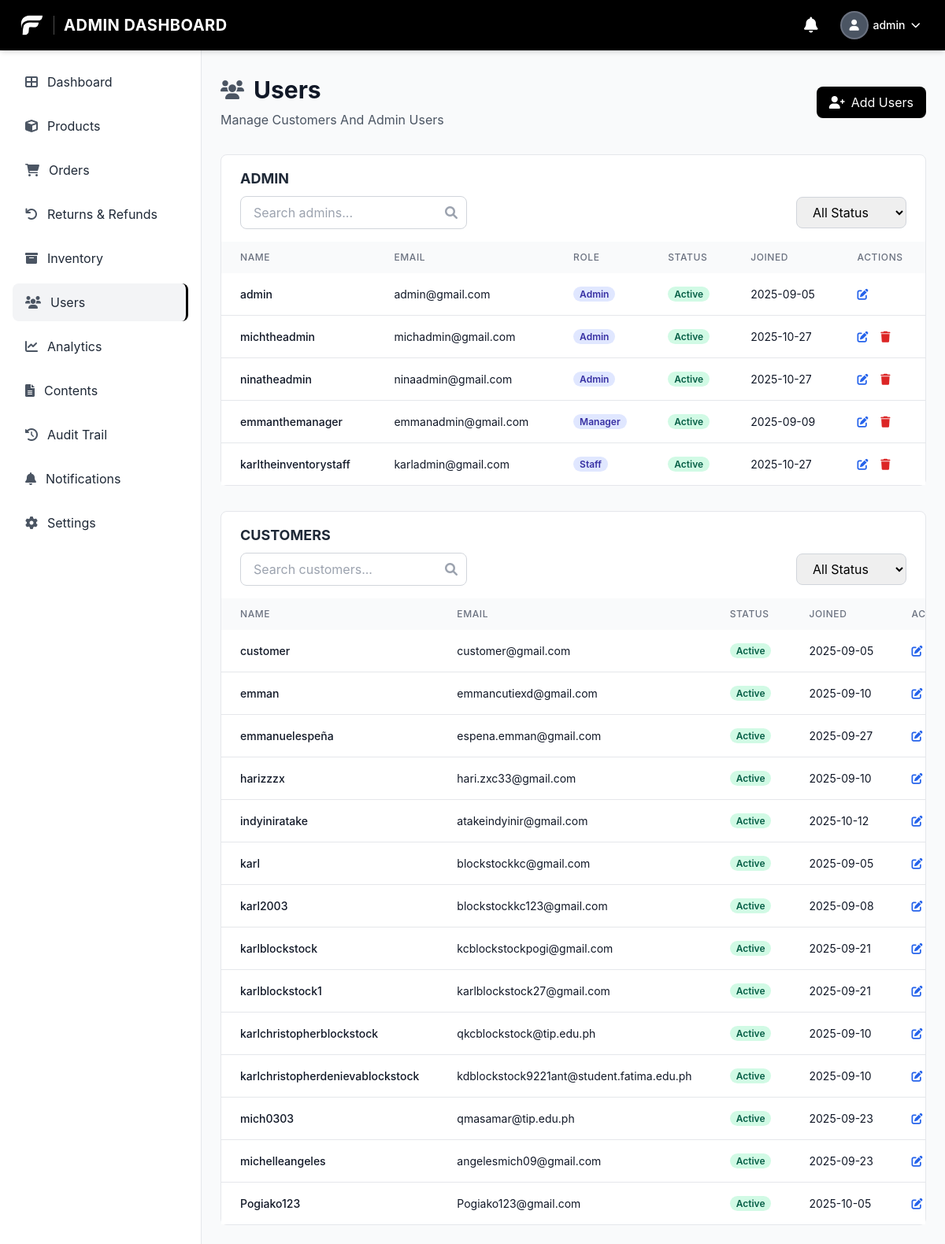
/admin/users.php (signed in), run on an earlier commit of the app's database.
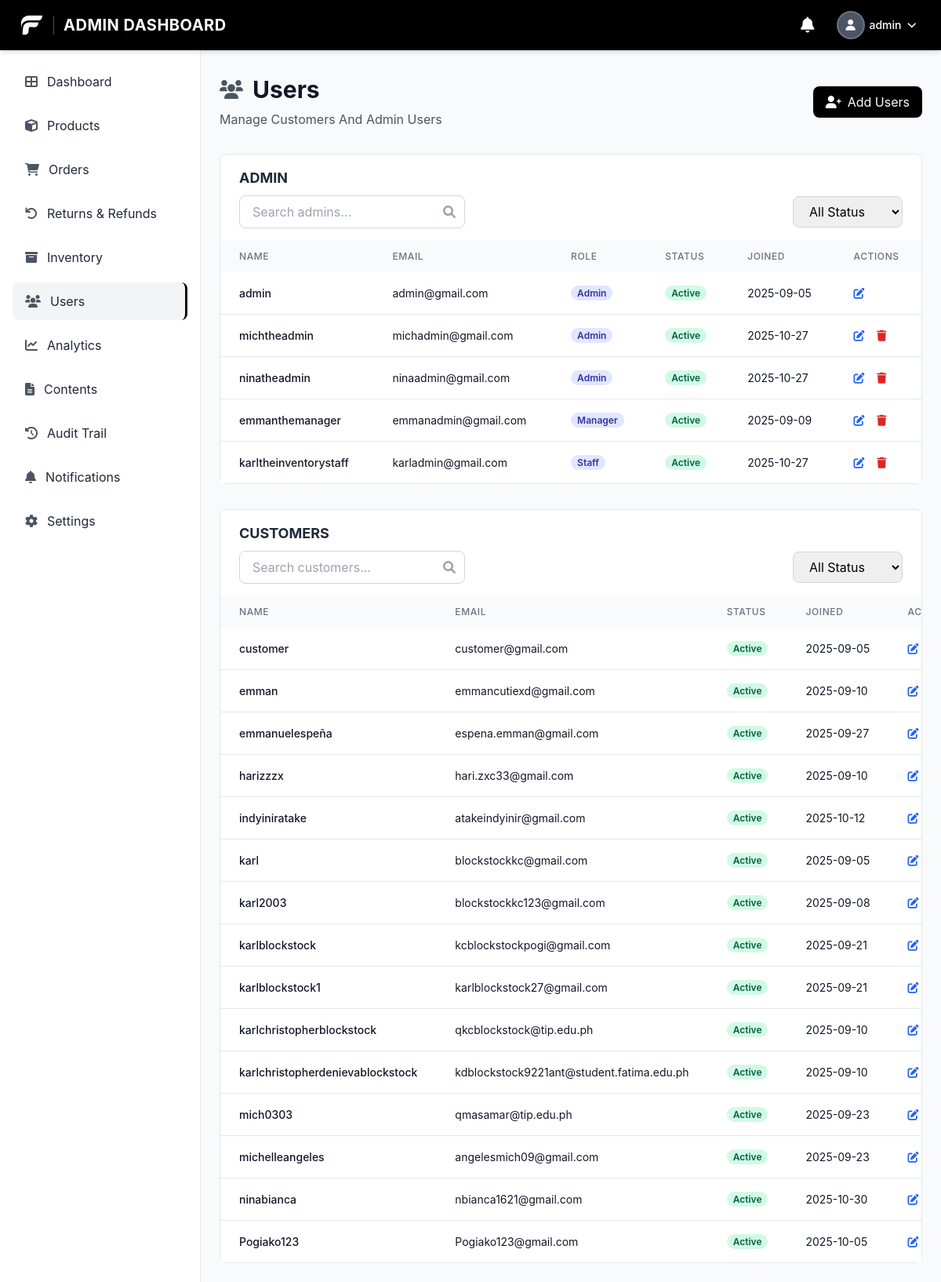
And on a later commit of the database.
### tables this page shows
CREATE TABLE `users` (
  `user_id` bigint(20) UNSIGNED NOT NULL,
  `username` varchar(100) NOT NULL,
  `email` varchar(150) NOT NULL,
  `phone` varchar(20) DEFAULT NULL,
  `date_of_birth` date DEFAULT NULL,
  `address` varchar(255) DEFAULT NULL,
  `password_hash` varchar(255) DEFAULT NULL,
  `google_id` varchar(255) DEFAULT NULL,
  `role` enum('admin','manager','staff','customer') NOT NULL DEFAULT 'customer',
  `status` enum('active','inactive','suspended') NOT NULL DEFAULT 'active',
  `created_at` timestamp NOT NULL DEFAULT current_timestamp(),
  `updated_at` timestamp NOT NULL DEFAULT current_timestamp() ON UPDATE current_timestamp(),
  `last_login` timestamp NULL DEFAULT NULL,
  `first_name` varchar(100) DEFAULT NULL,
  `last_name` varchar(100) DEFAULT NULL,
  `profile_picture` varchar(255) DEFAULT NULL,
  `otp` varchar(6) DEFAULT NULL,
  `otp_expiry` datetime DEFAULT NULL
);

### admin/users.php (the view, shortened to what the rows shown need)
<?php
$pdo = getDBConnection();
$isAdmin = isset($_SESSION['role']) && $_SESSION['role'] === 'admin';
$adminConds = ["role IN ('admin','manager','staff')"];
$adminParams = [];
$adminWhere = 'WHERE ' . implode(' AND ', $adminConds);
$adminSql = "SELECT user_id, username, email, role, status, created_at FROM users $adminWhere ORDER BY FIELD(role,'admin','manager','staff'), username";
$adminStmt = $pdo->prepare($adminSql);
$adminStmt->execute($adminParams);
$admins = $adminStmt->fetchAll();
$custConds = ["role = 'customer'"];
$custParams = [];
$custWhere = 'WHERE ' . implode(' AND ', $custConds);
$custSql = "SELECT user_id, username, email, role, status, created_at FROM users $custWhere ORDER BY username";
$custStmt = $pdo->prepare($custSql);
$custStmt->execute($custParams);
$customers = $custStmt->fetchAll();
?>
<!DOCTYPE html>
<html lang="en">
<head>
    <script src="https://cdn.tailwindcss.com"></script>
    <link href="https://cdnjs.cloudflare.com/ajax/libs/font-awesome/6.0.0/css/all.min.css" rel="stylesheet">
    <link rel="stylesheet" href="../css/style.css">
</head>
<body class="font-body bg-gray-50">
    <?php require_once '../includes/admin_header.php'; ?>
    <main class="ml-64 pt-24 pb-6 px-6">
        <div class="mb-8">
            <div class="flex items-center justify-between">
                <div>
                    <div class="flex items-center space-x-3 mb-2"><i class="fas fa-users text-2xl text-gray-600"></i><h1 class="text-3xl font-bold text-gray-900">Users</h1></div>
                </div>
            </div>
        </div>
        <div class="bg-white rounded-lg border border-gray-200 mb-8">
            <div class="overflow-x-auto">
                <table class="w-full">
                    <thead class="bg-gray-50"><tr>
                        <th class="px-6 py-3 text-left text-xs font-medium text-gray-500 uppercase tracking-wider">Name</th>
                        <th class="px-6 py-3 text-left text-xs font-medium text-gray-500 uppercase tracking-wider">Email</th>
                        <th class="px-6 py-3 text-left text-xs font-medium text-gray-500 uppercase tracking-wider">Role</th>
                        <th class="px-6 py-3 text-left text-xs font-medium text-gray-500 uppercase tracking-wider">Status</th>
                        <th class="px-6 py-3 text-left text-xs font-medium text-gray-500 uppercase tracking-wider">Joined</th>
                        <th class="px-6 py-3 text-left text-xs font-medium text-gray-500 uppercase tracking-wider">Actions</th>
                    </tr></thead>
                    <tbody class="bg-white divide-y divide-gray-200">
                    <?php if (empty($admins)): ?>
                        <tr><td colspan="6" class="px-6 py-12 text-center text-gray-500"><i class="fas fa-users text-4xl mb-4"></i><p>No admin/staff accounts</p></td></tr>
                    <?php else: foreach ($admins as $u): ?>
                        <tr class="hover:bg-gray-50">
                            <td class="px-6 py-4 whitespace-nowrap text-sm font-medium text-gray-900"><?php echo htmlspecialchars($u['username']); ?></td>
                            <td class="px-6 py-4 whitespace-nowrap text-sm text-gray-900"><?php echo htmlspecialchars($u['email']); ?></td>
                            <td class="px-6 py-4 whitespace-nowrap text-sm">
                                <?php if (in_array($u['role'], ['admin','manager','staff'])): ?>
                                    <span class="badge badge-admin"><?php echo htmlspecialchars(ucfirst($u['role'])); ?></span>
                                <?php else: ?>
                                    <span class="badge badge-customer">Customer</span>
                                <?php endif; ?>
                            </td>
                            <td class="px-6 py-4 whitespace-nowrap text-sm">
                                <?php if ($u['status'] === 'active'): ?>
                                    <span class="badge badge-active">Active</span>
                                <?php else: ?>
                                    <span class="badge badge-suspended"><?php echo htmlspecialchars(ucfirst($u['status'])); ?></span>
                                <?php endif; ?>
                            </td>
                            <td class="px-6 py-4 whitespace-nowrap text-sm text-gray-900"><?php echo date('Y-m-d', strtotime($u['created_at'])); ?></td>
                            <td class="px-6 py-4 whitespace-nowrap text-sm font-medium">
                                <button class="text-blue-600 hover:text-blue-900" onclick="openEdit(<?php echo $u['user_id']; ?>,'<?php echo htmlspecialchars($u['username'], ENT_QUOTES); ?>','<?php echo htmlspecialchars($u['email'], ENT_QUOTES); ?>','<?php echo $u['role']; ?>','<?php echo $u['status']; ?>')"><i class="fas fa-edit"></i></button>
                                <?php if ($isAdmin && in_array($u['role'], ['admin','manager','staff']) && intval($u['user_id']) !== intval($_SESSION['user_id'])): ?>
                                <button class="text-red-600 hover:text-red-900 ml-3" onclick="confirmDelete(<?php echo $u['user_id']; ?>)"><i class="fas fa-trash"></i></button>
                                <?php endif; ?>
                            </td>
                        </tr>
                    <?php endforeach; endif; ?>
                    </tbody>
                </table>
            </div>
        </div>
        <div class="bg-white rounded-lg border border-gray-200">
            <div class="overflow-x-auto">
                <table class="w-full">
                    <thead class="bg-gray-50"><tr>
                        <th class="px-6 py-3 text-left text-xs font-medium text-gray-500 uppercase tracking-wider">Name</th>
                        <th class="px-6 py-3 text-left text-xs font-medium text-gray-500 uppercase tracking-wider">Email</th>
                        <th class="px-6 py-3 text-left text-xs font-medium text-gray-500 uppercase tracking-wider">Status</th>
                        <th class="px-6 py-3 text-left text-xs font-medium text-gray-500 uppercase tracking-wider">Joined</th>
                        <th class="px-6 py-3 text-left text-xs font-medium text-gray-500 uppercase tracking-wider">Actions</th>
                    </tr></thead>
                    <tbody class="bg-white divide-y divide-gray-200">
                    <?php if (empty($customers)): ?>
                        <tr><td colspan="5" class="px-6 py-12 text-center text-gray-500"><i class="fas fa-user text-4xl mb-4"></i><p>No customers found</p></td></tr>
                    <?php else: foreach ($customers as $u): ?>
                        <tr class="hover:bg-gray-50">
                            <td class="px-6 py-4 whitespace-nowrap text-sm font-medium text-gray-900"><?php echo htmlspecialchars($u['username']); ?></td>
                            <td class="px-6 py-4 whitespace-nowrap text-sm text-gray-900"><?php echo htmlspecialchars($u['email']); ?></td>
                            <td class="px-6 py-4 whitespace-nowrap text-sm">
                                <?php if ($u['status'] === 'active'): ?>
                                    <span class="badge badge-active">Active</span>
                                <?php else: ?>
                                    <span class="badge badge-suspended"><?php echo htmlspecialchars(ucfirst($u['status'])); ?></span>
                                <?php endif; ?>
                            </td>
                            <td class="px-6 py-4 whitespace-nowrap text-sm text-gray-900"><?php echo date('Y-m-d', strtotime($u['created_at'])); ?></td>
                            <td class="px-6 py-4 whitespace-nowrap text-sm font-medium">
                                <button class="text-blue-600 hover:text-blue-900" onclick="openEdit(<?php echo $u['user_id']; ?>,'<?php echo htmlspecialchars($u['username'], ENT_QUOTES); ?>','<?php echo htmlspecialchars($u['email'], ENT_QUOTES); ?>','customer','<?php echo $u['status']; ?>')"><i class="fas fa-edit"></i></button>
                            </td>
                        </tr>
                    <?php endforeach; endif; ?>
                    </tbody>
                </table>
            </div>
        </div>
    </main>
</body>
</html>

What changed in the data, as far as the page shows it:
added users: username "ninabianca", email "nbianca1621@gmail.com", status "Active", created_at "2025-10-30", shown under "CUSTOMERS"
